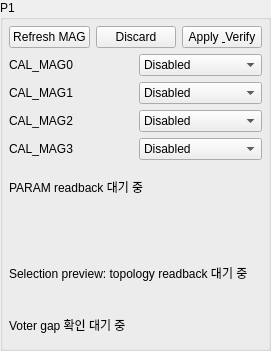
                  <widget class="QGroupBox" name="widget11">
                    <property name="minimumSize">
                      <size>
                        <width>0</width>
                        <height>0</height>
                      </size>
                    </property>
                    <property name="maximumSize">
                      <size>
                        <width>16777215</width>
                        <height>16777215</height>
                      </size>
                    </property>
                    <property name="title">
                      <string>P1</string>
                    </property>
                    <layout class="QGridLayout" name="layout12" columnstretch="0,0">
                      <property name="leftMargin">
                        <number>6</number>
                      </property>
                      <property name="topMargin">
                        <number>6</number>
                      </property>
                      <property name="rightMargin">
                        <number>6</number>
                      </property>
                      <property name="bottomMargin">
                        <number>6</number>
                      </property>
                      <property name="spacing">
                        <number>6</number>
                      </property>
                      <item row="0" column="0" rowspan="1" colspan="2">
                        <layout class="QHBoxLayout" name="layout13" stretch="0,0,0,1">
                          <property name="leftMargin">
                            <number>0</number>
                          </property>
                          <property name="topMargin">
                            <number>0</number>
                          </property>
                          <property name="rightMargin">
                            <number>0</number>
                          </property>
                          <property name="bottomMargin">
                            <number>0</number>
                          </property>
                          <property name="spacing">
                            <number>6</number>
                          </property>
                          <item>
                            <widget class="QPushButton" name="mag_priority_refresh_buttons_left">
                              <property name="minimumSize">
                                <size>
                                  <width>0</width>
                                  <height>0</height>
                                </size>
                              </property>
                              <property name="maximumSize">
                                <size>
                                  <width>16777215</width>
                                  <height>16777215</height>
                                </size>
                              </property>
                              <property name="toolTip">
                                <string>이 side의 CAL_MAG PARAM을 다시 읽습니다. 미적용 Priority 편집은 보존됩니다.</string>
                              </property>
                              <property name="text">
                                <string>Refresh MAG</string>
                              </property>
                              <property name="commandId" stdset="0">
                                <string>pixhawk.mag.refresh.p1</string>
                              </property>
                            </widget>
                          </item>
                          <item>
                            <widget class="QPushButton" name="mag_priority_discard_buttons_left">
                              <property name="minimumSize">
                                <size>
                                  <width>0</width>
                                  <height>0</height>
                                </size>
                              </property>
                              <property name="maximumSize">
                                <size>
                                  <width>16777215</width>
                                  <height>16777215</height>
                                </size>
                              </property>
                              <property name="toolTip">
                                <string>이 side의 미적용 Priority 편집을 마지막 PARAM readback 값으로 되돌립니다.</string>
                              </property>
                              <property name="text">
                                <string>Discard</string>
                              </property>
                            </widget>
                          </item>
                          <item>
                            <widget class="QPushButton" name="mag_priority_apply_buttons_left">
                              <property name="minimumSize">
                                <size>
                                  <width>0</width>
                                  <height>0</height>
                                </size>
                              </property>
                              <property name="maximumSize">
                                <size>
                                  <width>16777215</width>
                                  <height>16777215</height>
                                </size>
                              </property>
                              <property name="toolTip">
                                <string>이 side만 Priority를 적용하고 실제 active MAG/ATTITUDE를 검증합니다.</string>
                              </property>
                              <property name="text">
                                <string>Apply &amp; Verify</string>
                              </property>
                              <property name="commandId" stdset="0">
                                <string>pixhawk.mag.apply.p1</string>
                              </property>
                            </widget>
                          </item>
                          <item>
                            <spacer name="spacer17">
                              <property name="orientation">
                                <enum>Qt::Horizontal</enum>
                              </property>
                              <property name="sizeHint">
                                <size>
                                  <width>0</width>
                                  <height>0</height>
                                </size>
                              </property>
                            </spacer>
                          </item>
                        </layout>
                      </item>
                      <item row="1" column="0" rowspan="1" colspan="1">
                        <widget class="QLabel" name="widget18">
                          <property name="minimumSize">
                            <size>
                              <width>0</width>
                              <height>0</height>
                            </size>
                          </property>
                          <property name="maximumSize">
                            <size>
                              <width>16777215</width>
                              <height>16777215</height>
                            </size>
                          </property>
                          <property name="text">
                            <string>CAL_MAG0</string>
                          </property>
                          <property name="wordWrap">
                            <bool>false</bool>
                          </property>
                          <property name="alignment">
                            <set>Qt::AlignLeft|Qt::AlignVCenter</set>
                          </property>
                          <property name="textInteractionFlags">
                            <set>Qt::LinksAccessibleByMouse</set>
                          </property>
                        </widget>
                      </item>
                      <item row="1" column="1" rowspan="1" colspan="1">
                        <widget class="QComboBox" name="mag_priority_combos_left_CAL_MAG0">
                          <property name="minimumSize">
                            <size>
                              <width>0</width>
                              <height>0</height>
                            </size>
                          </property>
                          <property name="maximumSize">
                            <size>
                              <width>16777215</width>
                              <height>16777215</height>
                            </size>
                          </property>
                          <property name="toolTip">
                            <string>CAL_MAG0_PRIO 값을 설정합니다. 센서 identity는 CAL_MAG0_ID에서 읽습니다.</string>
                          </property>
                          <property name="accessibleName">
                            <string>P1 CAL_MAG0 priority</string>
                          </property>
                          <item>
                            <property name="text">
                              <string>Uninitialized</string>
                            </property>
                          </item>
                          <item>
                            <property name="text">
                              <string>Disabled</string>
                            </property>
                          </item>
                          <item>
                            <property name="text">
                              <string>Min</string>
                            </property>
                          </item>
                          <item>
                            <property name="text">
                              <string>Low</string>
                            </property>
                          </item>
                          <item>
                            <property name="text">
                              <string>Medium</string>
                            </property>
                          </item>
                          <item>
                            <property name="text">
                              <string>High</string>
                            </property>
                          </item>
                          <item>
                            <property name="text">
                              <string>Max</string>
                            </property>
                          </item>
                          <property name="comboData" stdset="0">
                            <string>[-1, 0, 1, 25, 50, 75, 100]</string>
                          </property>
                          <property name="currentIndex">
                            <number>1</number>
                          </property>
                        </widget>
                      </item>
                      <item row="2" column="0" rowspan="1" colspan="1">
                        <widget class="QLabel" name="widget20">
                          <property name="minimumSize">
                            <size>
                              <width>0</width>
                              <height>0</height>
                            </size>
                          </property>
                          <property name="maximumSize">
                            <size>
                              <width>16777215</width>
                              <height>16777215</height>
                            </size>
                          </property>
                          <property name="text">
                            <string>CAL_MAG1</string>
                          </property>
                          <property name="wordWrap">
                            <bool>false</bool>
                          </property>
                          <property name="alignment">
                            <set>Qt::AlignLeft|Qt::AlignVCenter</set>
                          </property>
                          <property name="textInteractionFlags">
                            <set>Qt::LinksAccessibleByMouse</set>
                          </property>
                        </widget>
                      </item>
                      <item row="2" column="1" rowspan="1" colspan="1">
                        <widget class="QComboBox" name="mag_priority_combos_left_CAL_MAG1">
                          <property name="minimumSize">
                            <size>
                              <width>0</width>
                              <height>0</height>
                            </size>
                          </property>
                          <property name="maximumSize">
                            <size>
                              <width>16777215</width>
                              <height>16777215</height>
                            </size>
                          </property>
                          <property name="toolTip">
                            <string>CAL_MAG1_PRIO 값을 설정합니다. 센서 identity는 CAL_MAG1_ID에서 읽습니다.</string>
                          </property>
                          <property name="accessibleName">
                            <string>P1 CAL_MAG1 priority</string>
                          </property>
                          <item>
                            <property name="text">
                              <string>Uninitialized</string>
                            </property>
                          </item>
                          <item>
                            <property name="text">
                              <string>Disabled</string>
                            </property>
                          </item>
                          <item>
                            <property name="text">
                              <string>Min</string>
                            </property>
                          </item>
                          <item>
                            <property name="text">
                              <string>Low</string>
                            </property>
                          </item>
                          <item>
                            <property name="text">
                              <string>Medium</string>
                            </property>
                          </item>
                          <item>
                            <property name="text">
                              <string>High</string>
                            </property>
                          </item>
                          <item>
                            <property name="text">
                              <string>Max</string>
                            </property>
                          </item>
                          <property name="comboData" stdset="0">
                            <string>[-1, 0, 1, 25, 50, 75, 100]</string>
                          </property>
                          <property name="currentIndex">
                            <number>1</number>
                          </property>
                        </widget>
                      </item>
                      <item row="3" column="0" rowspan="1" colspan="1">
                        <widget class="QLabel" name="widget22">
                          <property name="minimumSize">
                            <size>
                              <width>0</width>
                              <height>0</height>
                            </size>
                          </property>
                          <property name="maximumSize">
                            <size>
                              <width>16777215</width>
                              <height>16777215</height>
                            </size>
                          </property>
                          <property name="text">
                            <string>CAL_MAG2</string>
                          </property>
                          <property name="wordWrap">
                            <bool>false</bool>
                          </property>
                          <property name="alignment">
                            <set>Qt::AlignLeft|Qt::AlignVCenter</set>
                          </property>
                          <property name="textInteractionFlags">
                            <set>Qt::LinksAccessibleByMouse</set>
                          </property>
                        </widget>
                      </item>
                      <item row="3" column="1" rowspan="1" colspan="1">
                        <widget class="QComboBox" name="mag_priority_combos_left_CAL_MAG2">
                          <property name="minimumSize">
                            <size>
                              <width>0</width>
                              <height>0</height>
                            </size>
                          </property>
                          <property name="maximumSize">
                            <size>
                              <width>16777215</width>
                              <height>16777215</height>
                            </size>
                          </property>
                          <property name="toolTip">
                            <string>CAL_MAG2_PRIO 값을 설정합니다. 센서 identity는 CAL_MAG2_ID에서 읽습니다.</string>
                          </property>
                          <property name="accessibleName">
                            <string>P1 CAL_MAG2 priority</string>
                          </property>
                          <item>
                            <property name="text">
                              <string>Uninitialized</string>
                            </property>
                          </item>
                          <item>
                            <property name="text">
                              <string>Disabled</string>
                            </property>
                          </item>
                          <item>
                            <property name="text">
                              <string>Min</string>
                            </property>
                          </item>
                          <item>
                            <property name="text">
                              <string>Low</string>
                            </property>
                          </item>
                          <item>
                            <property name="text">
                              <string>Medium</string>
                            </property>
                          </item>
                          <item>
                            <property name="text">
                              <string>High</string>
                            </property>
                          </item>
                          <item>
                            <property name="text">
                              <string>Max</string>
                            </property>
                          </item>
                          <property name="comboData" stdset="0">
                            <string>[-1, 0, 1, 25, 50, 75, 100]</string>
                          </property>
                          <property name="currentIndex">
                            <number>1</number>
                          </property>
                        </widget>
                      </item>
                      <item row="4" column="0" rowspan="1" colspan="1">
                        <widget class="QLabel" name="widget24">
                          <property name="minimumSize">
                            <size>
                              <width>0</width>
                              <height>0</height>
                            </size>
                          </property>
                          <property name="maximumSize">
                            <size>
                              <width>16777215</width>
                              <height>16777215</height>
                            </size>
                          </property>
                          <property name="text">
                            <string>CAL_MAG3</string>
                          </property>
                          <property name="wordWrap">
                            <bool>false</bool>
                          </property>
                          <property name="alignment">
                            <set>Qt::AlignLeft|Qt::AlignVCenter</set>
                          </property>
                          <property name="textInteractionFlags">
                            <set>Qt::LinksAccessibleByMouse</set>
                          </property>
                        </widget>
                      </item>
                      <item row="4" column="1" rowspan="1" colspan="1">
                        <widget class="QComboBox" name="mag_priority_combos_left_CAL_MAG3">
                          <property name="minimumSize">
                            <size>
                              <width>0</width>
                              <height>0</height>
                            </size>
                          </property>
                          <property name="maximumSize">
                            <size>
                              <width>16777215</width>
                              <height>16777215</height>
                            </size>
                          </property>
                          <property name="toolTip">
                            <string>CAL_MAG3_PRIO 값을 설정합니다. 센서 identity는 CAL_MAG3_ID에서 읽습니다.</string>
                          </property>
                          <property name="accessibleName">
                            <string>P1 CAL_MAG3 priority</string>
                          </property>
                          <item>
                            <property name="text">
                              <string>Uninitialized</string>
                            </property>
                          </item>
                          <item>
                            <property name="text">
                              <string>Disabled</string>
                            </property>
                          </item>
                          <item>
                            <property name="text">
                              <string>Min</string>
                            </property>
                          </item>
                          <item>
                            <property name="text">
                              <string>Low</string>
                            </property>
                          </item>
                          <item>
                            <property name="text">
                              <string>Medium</string>
                            </property>
                          </item>
                          <item>
                            <property name="text">
                              <string>High</string>
                            </property>
                          </item>
                          <item>
                            <property name="text">
                              <string>Max</string>
                            </property>
                          </item>
                          <property name="comboData" stdset="0">
                            <string>[-1, 0, 1, 25, 50, 75, 100]</string>
                          </property>
                          <property name="currentIndex">
                            <number>1</number>
                          </property>
                        </widget>
                      </item>
                      <item row="6" column="0" rowspan="1" colspan="2">
                        <widget class="QLabel" name="mag_priority_status_labels_left">
                          <property name="minimumSize">
                            <size>
                              <width>0</width>
                              <height>42</height>
                            </size>
                          </property>
                          <property name="maximumSize">
                            <size>
                              <width>16777215</width>
                              <height>16777215</height>
                            </size>
                          </property>
                          <property name="text">
                            <string>PARAM readback 대기 중</string>
                          </property>
                          <property name="wordWrap">
                            <bool>true</bool>
                          </property>
                          <property name="alignment">
                            <set>Qt::AlignLeft|Qt::AlignVCenter</set>
                          </property>
                          <property name="textInteractionFlags">
                            <set>Qt::LinksAccessibleByMouse</set>
                          </property>
                          <property name="legacyObjectName" stdset="0">
                            <string>statusStrip</string>
                          </property>
                        </widget>
                      </item>
                      <item row="7" column="0" rowspan="1" colspan="2">
                        <widget class="QLabel" name="mag_priority_draft_labels_left">
                          <property name="minimumSize">
                            <size>
                              <width>0</width>
                              <height>24</height>
                            </size>
                          </property>
                          <property name="maximumSize">
                            <size>
                              <width>16777215</width>
                              <height>24</height>
                            </size>
                          </property>
                          <property name="toolTip">
                            <string>미적용 Priority 편집 상태</string>
                          </property>
                          <property name="text">
                            <string> </string>
                          </property>
                          <property name="wordWrap">
                            <bool>false</bool>
                          </property>
                          <property name="alignment">
                            <set>Qt::AlignLeft|Qt::AlignVCenter</set>
                          </property>
                          <property name="textInteractionFlags">
                            <set>Qt::LinksAccessibleByMouse</set>
                          </property>
                          <property name="legacyObjectName" stdset="0">
                            <string>statusStrip</string>
                          </property>
                        </widget>
                      </item>
                      <item row="8" column="0" rowspan="1" colspan="2">
                        <widget class="QLabel" name="mag_priority_preview_labels_left">
                          <property name="minimumSize">
                            <size>
                              <width>0</width>
                              <height>58</height>
                            </size>
                          </property>
                          <property name="maximumSize">
                            <size>
                              <width>16777215</width>
                              <height>92</height>
                            </size>
                          </property>
                          <property name="text">
                            <string>Selection preview: topology readback 대기 중</string>
                          </property>
                          <property name="wordWrap">
                            <bool>true</bool>
                          </property>
                          <property name="alignment">
                            <set>Qt::AlignLeft|Qt::AlignVCenter</set>
                          </property>
                          <property name="textInteractionFlags">
                            <set>Qt::TextSelectableByMouse</set>
                          </property>
                          <property name="legacyObjectName" stdset="0">
                            <string>statusStrip</string>
                          </property>
                        </widget>
                      </item>
                      <item row="9" column="0" rowspan="1" colspan="2">
                        <widget class="QLabel" name="mag_priority_warning_labels_left">
                          <property name="minimumSize">
                            <size>
                              <width>0</width>
                              <height>34</height>
                            </size>
                          </property>
                          <property name="maximumSize">
                            <size>
                              <width>16777215</width>
                              <height>34</height>
                            </size>
                          </property>
                          <property name="text">
                            <string>Voter gap 확인 대기 중</string>
                          </property>
                          <property name="wordWrap">
                            <bool>true</bool>
                          </property>
                          <property name="alignment">
                            <set>Qt::AlignLeft|Qt::AlignVCenter</set>
                          </property>
                          <property name="textInteractionFlags">
                            <set>Qt::TextSelectableByMouse</set>
                          </property>
                          <property name="legacyObjectName" stdset="0">
                            <string>statusStrip</string>
                          </property>
                        </widget>
                      </item>
                    </layout>
                  </widget>
